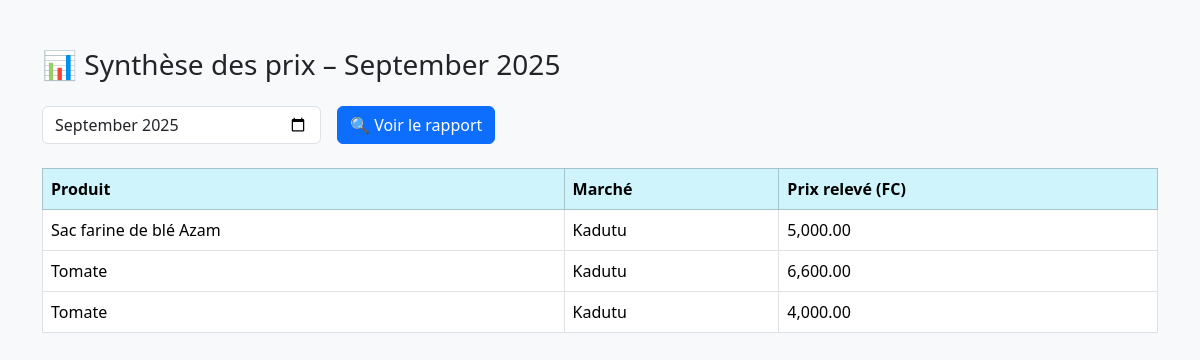
The page /synthese_mensuelle.php on the database as committed earlier.
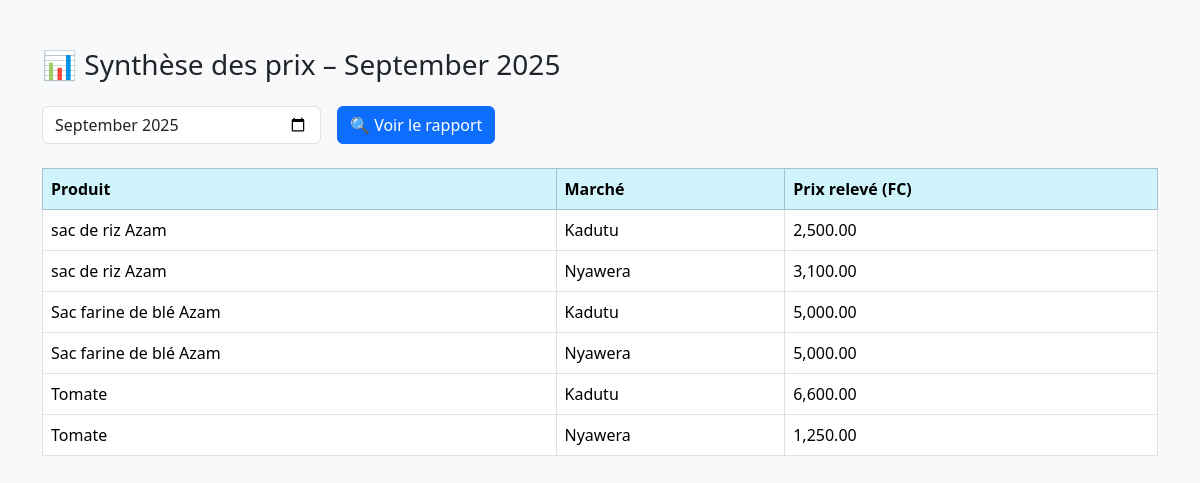
The same page on the database as committed later.
### tables this page shows
CREATE TABLE IF NOT EXISTS `releve_mensuel` (
  `IdReleve` int NOT NULL AUTO_INCREMENT,
  `IdProduit` int DEFAULT NULL,
  `IdMarche` int DEFAULT NULL,
  `Mois` date DEFAULT NULL,
  `Prix` decimal(10,2) DEFAULT NULL,
  PRIMARY KEY (`IdReleve`),
  KEY `IdProduit` (`IdProduit`),
  KEY `IdMarche` (`IdMarche`)
);

CREATE TABLE IF NOT EXISTS `produit` (
  `IdProduit` int NOT NULL AUTO_INCREMENT,
  `NomProduit` varchar(100) DEFAULT NULL,
  `Description` text,
  `IdVendeur` int DEFAULT NULL,
  `IdMarche` int DEFAULT NULL,
  `DateMaj` date DEFAULT NULL,
  `Prix` decimal(10,2) DEFAULT '0.00',
  PRIMARY KEY (`IdProduit`),
  KEY `IdVendeur` (`IdVendeur`),
  KEY `IdMarche` (`IdMarche`)
);

CREATE TABLE IF NOT EXISTS `marche` (
  `IdMarche` int NOT NULL AUTO_INCREMENT,
  `NomMarche` varchar(100) DEFAULT NULL,
  `Localisation` varchar(255) DEFAULT NULL,
  `IdAgent` int DEFAULT NULL,
  PRIMARY KEY (`IdMarche`),
  KEY `IdAgent` (`IdAgent`)
);

### synthese_mensuelle.php (the view, shortened to what this page needs)
<?php
require 'db.php';
$mois = $_POST['mois'] ?? date('Y-m') . '-01';
$releves = $pdo->prepare("
  SELECT p.NomProduit, m.NomMarche, r.Prix
  FROM releve_mensuel r
  JOIN produit p ON r.IdProduit = p.IdProduit
  JOIN marche m ON r.IdMarche = m.IdMarche
  WHERE r.Mois = ?
  ORDER BY p.NomProduit, m.NomMarche
");
$releves->execute([$mois]);
$data = $releves->fetchAll();
?>
<!DOCTYPE html>
<html lang="fr">
<head>
  <link href="https://cdn.jsdelivr.net/npm/bootstrap@5.3.2/dist/css/bootstrap.min.css" rel="stylesheet">
</head>
<body class="bg-light">
  <div class="container mt-5">
    <h3 class="mb-4">📊 Synthèse des prix – <?= date('F Y', strtotime($mois)) ?></h3>
    <form method="POST" class="mb-4 d-flex gap-3">
      <input type="month" name="mois" class="form-control w-25" value="<?= substr($mois, 0, 7) ?>" required>
      <button type="submit" class="btn btn-primary">🔍 Voir le rapport</button>
    </form>
    <?php if ($data): ?>
      <table class="table table-bordered table-hover">
        <thead class="table-info">
          <tr>
            <th>Produit</th>
            <th>Marché</th>
            <th>Prix relevé (FC)</th>
          </tr>
        </thead>
        <tbody>
          <?php foreach ($data as $row): ?>
            <tr>
              <td><?= $row['NomProduit'] ?></td>
              <td><?= $row['NomMarche'] ?></td>
              <td><?= number_format($row['Prix'], 2) ?></td>
            </tr>
          <?php endforeach; ?>
        </tbody>
      </table>
    <?php else: ?>
      <div class="alert alert-warning">Aucun relevé trouvé pour ce mois.</div>
    <?php endif; ?>
  </div>
</body>
</html>

Rows that differ between the two databases and show on the page:
removed releve_mensuel: IdProduit.NomProduit "Tomate", IdMarche.NomMarche "Kadutu", Prix "4,000.00"
added releve_mensuel: IdProduit.NomProduit "sac de riz Azam", IdMarche.NomMarche "Kadutu", Prix "2,500.00"
added releve_mensuel: IdProduit.NomProduit "sac de riz Azam", IdMarche.NomMarche "Nyawera", Prix "3,100.00"
added releve_mensuel: IdProduit.NomProduit "Sac farine de blé Azam", IdMarche.NomMarche "Nyawera", Prix "5,000.00"
added releve_mensuel: IdProduit.NomProduit "Tomate", IdMarche.NomMarche "Nyawera", Prix "1,250.00"
